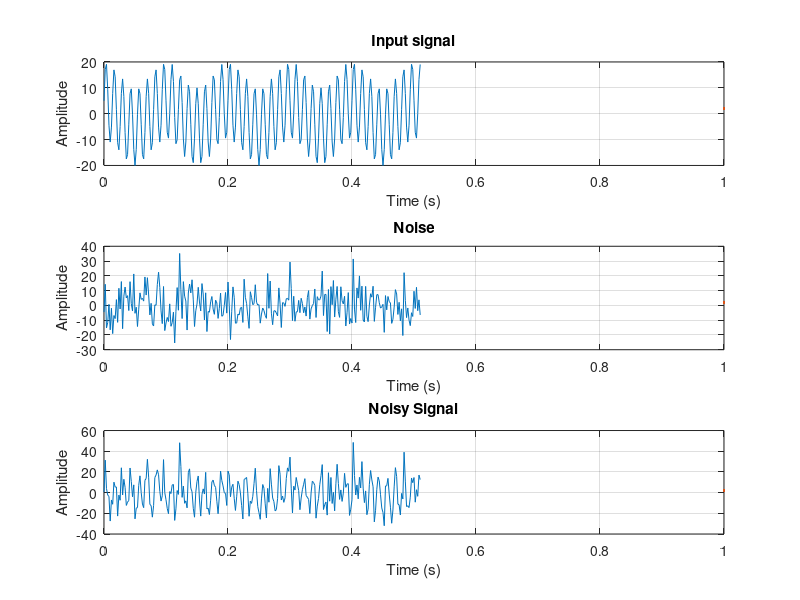

Source code (MATLAB):
%% Generation of a Signal 
A = 15;
fs = 500;
f1 = 75;
f2 = 10;
N = 256;
M  = 10;
t = (0: N-1)/fs;

sig = (A * sin(2*pi*t*f1)) + (5 * cos(2*pi*t*f2));

figure;
subplot(3,1,1)
plot(t, sig, linewidth=2);
grid on;
xlabel('Time (s)')
ylabel('Amplitude')
title('Input signal')
hold on;

%% Add noise
noise = 10*randn(1,N);
noisysig = sig + noise;

subplot(3,1,2)
plot(t, noise, linewidth=2);
grid on;
xlabel('Time (s)');
ylabel('Amplitude');
title('Noise');
hold on;


subplot(3,1,3)
plot(t, noisysig, linewidth=2);
grid on;
xlabel('Time (s)');
ylabel('Amplitude');
title('Noisy Signal');